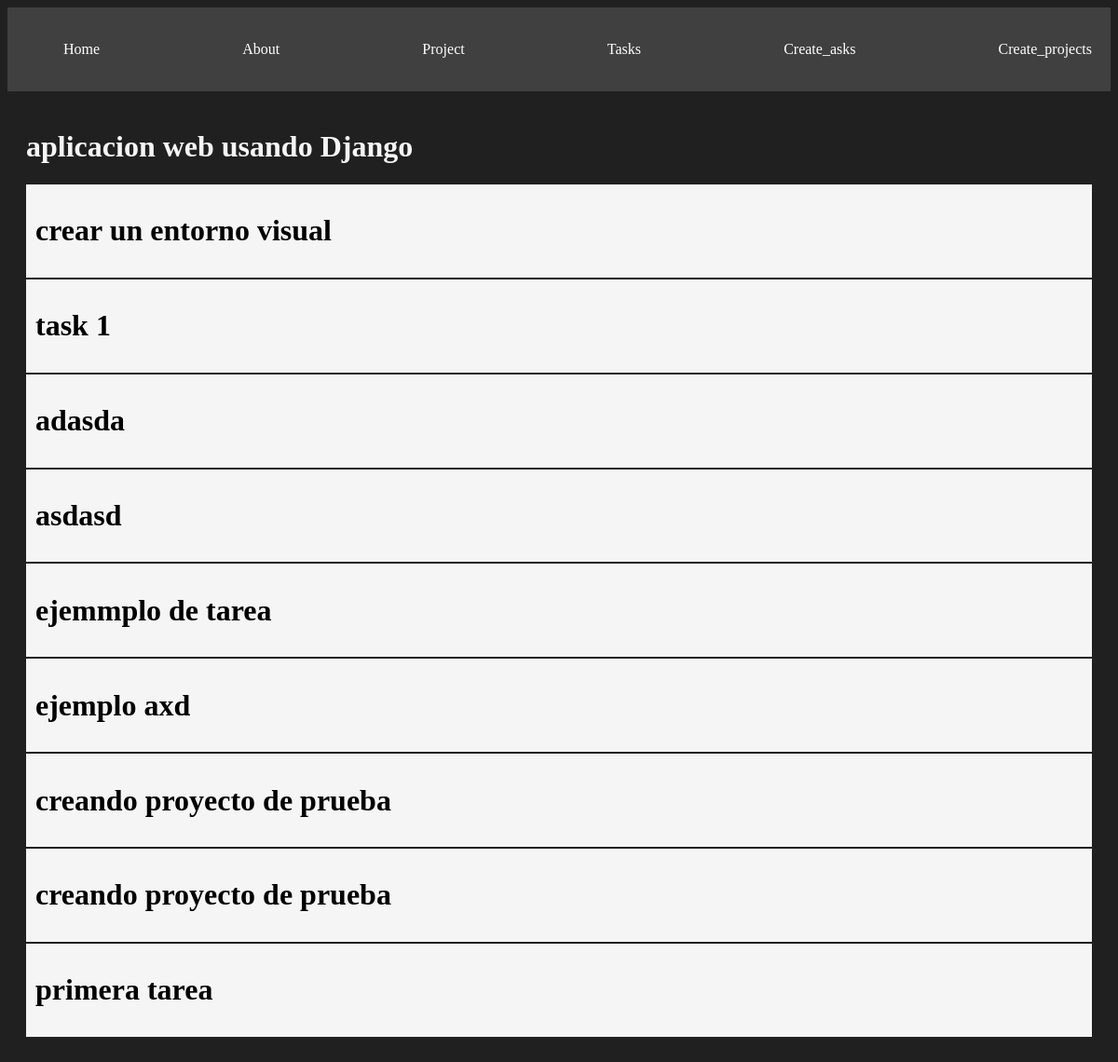
The app's page /projects/2 with its own data.
### myapp/models.py (models this page shows, shortened)
class Project(models.Model):
    name = models.CharField(max_length=50)
    def __str__(self):
        return self.name

class Task(models.Model):
    title = models.CharField(max_length=200)
    descripcion = models.TextField()
    project = models.ForeignKey(Project, on_delete=models.CASCADE)
    done = models.BooleanField(default=False)

### myapp/views.py (the view)
# urls.py: path('projects/<int:id>', views.project_detail, name= "project_detail"),
def project_detail(request, id):
    project = get_object_or_404(Project, id=id)
    tasks = Task.objects.filter(project_id=id)
    return render(request, 'projects/detail.html', {
        'project':project,
        'tasks': tasks
    })

### myapp/templates/projects/detail.html
{% extends "layouts/base.html" %}
{% block content %}
    <h1>{{project}}</h1>
{%for task in tasks%}
<div class="card">
    <h1>{{task.title}}</h1>
</div>
{% endfor %}
{% endblock %}

### myapp/static/styles/main.css (style rules this page uses)
body { background: #202020; color: whitesmoke }
.card { background: whitesmoke; padding: 10px; color: black; margin-bottom: 2px; }

### records on screen
Project: name "aplicacion web usando Django"
Task: title "crear un entorno visual"
Task: title "task 1"
Task: title "adasda"
Task: title "asdasd"
Task: title "ejemmplo de tarea"
Task: title "ejemplo axd"
Task: title "creando proyecto de prueba"
Task: title "creando proyecto de prueba"
Task: title "primera tarea"
